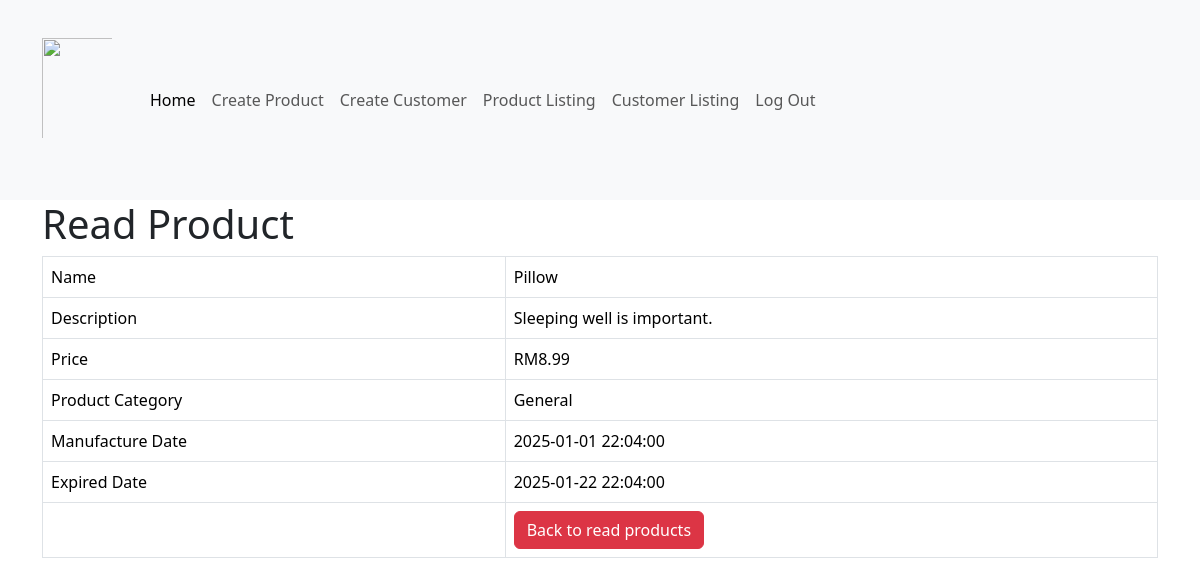
Page /shop/product_details.php?id=8 (signed in) on the committed database.
### tables this page shows
CREATE TABLE IF NOT EXISTS `products` (
  `id` int NOT NULL AUTO_INCREMENT,
  `name` varchar(128) NOT NULL,
  `description` text NOT NULL,
  `price` double NOT NULL,
  `promotion_price` double NOT NULL,
  `manufacture_date` datetime NOT NULL,
  `expired_date` datetime NOT NULL,
  `product_cat` int NOT NULL,
  `created` datetime NOT NULL,
  `modified` timestamp NOT NULL DEFAULT CURRENT_TIMESTAMP ON UPDATE CURRENT_TIMESTAMP,
  PRIMARY KEY (`id`)
);

CREATE TABLE IF NOT EXISTS `product_cat` (
  `product_cat_id` int NOT NULL,
  `product_cat_name` varchar(128) NOT NULL,
  `product_cat_description` text NOT NULL,
  PRIMARY KEY (`product_cat_id`)
);

### shop/product_details.php (the view, shortened to what this page needs)
<!DOCTYPE HTML>
<html>
<head>
    <link href="https://cdn.jsdelivr.net/npm/bootstrap@5.3.3/dist/css/bootstrap.min.css" rel="stylesheet">
</head>
<body>
    <?php
    include 'menu.php';
    ?>
    <div class="container">
        <div class="page-header">
            <h1>Read Product</h1>
        </div>
        <?php
        $id = isset($_GET['id']) ? $_GET['id'] : die('ERROR: Record ID not found.');
        include 'config/database.php';
        try {
            $query = "SELECT id, name, description, price, product_cat_name, manufacture_date, expired_date FROM products
            INNER JOIN product_cat ON products.product_cat = product_cat.product_cat_id WHERE id = ? LIMIT 0,1";
            $stmt = $con->prepare($query);
            $stmt->bindParam(1, $id);
            $stmt->execute();
            $row = $stmt->fetch(PDO::FETCH_ASSOC);
            $name = $row['name'];
            $description = $row['description'];
            $price = $row['price'];
            $product_cat = $row['product_cat_name'];
            $manufacture_date = $row['manufacture_date'];
            $expired_date = $row['expired_date'];
        }
        catch (PDOException $exception) {
            die('ERROR: ' . $exception->getMessage());
        }
        ?>
        <table class='table table-hover table-responsive table-bordered'>
            <tr>
                <td>Name</td>
                <td><?php echo htmlspecialchars($name, ENT_QUOTES); ?></td>
            </tr>
            <tr>
                <td>Description</td>
                <td><?php echo htmlspecialchars($description, ENT_QUOTES); ?></td>
            </tr>
            <tr>
                <td>Price</td>
                <td>RM<?php echo htmlspecialchars($price, ENT_QUOTES); ?></td>
            </tr>
            <tr>
                <td>Product Category</td>
                <td><?php echo htmlspecialchars($product_cat, ENT_QUOTES); ?></td>
            </tr>
            <tr>
                <td>Manufacture Date</td>
                <td><?php echo htmlspecialchars($manufacture_date, ENT_QUOTES); ?></td>
            </tr>
            <tr>
                <td>Expired Date</td>
                <td><?php echo htmlspecialchars($expired_date, ENT_QUOTES); ?></td>
            </tr>
            <tr>
                <td></td>
                <td>
                    <a href='product_listing.php' class='btn btn-danger'>Back to read products</a>
                </td>
            </tr>
        </table>
    </div>
</body>
</html>

### rows in the picture
products: name "Pillow", description "Sleeping well is important.", price "8.99", product_cat.product_cat_name "General", manufacture_date "2025-01-01 22:04:00", expired_date "2025-01-22 22:04:00"
